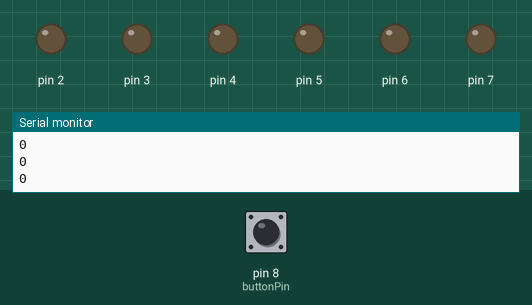
Bench run of a sketch on a simulated Arduino Uno, built with avr-gcc and run on an emulated ATmega328P. Shown: output pins drawn as LEDs (lit = HIGH), the last lines printed to the serial monitor. Dashed ring = blinking. Inputs (shaded band) come from the test bench; at power-on: pin 8 (buttonPin) LOW. Random numbers use the default seed unless the sketch sets one.

Above: at 1.2 s.
1.3 s: pin 8 (buttonPin) pulled HIGH for 0.15 s
At 1.7 s:
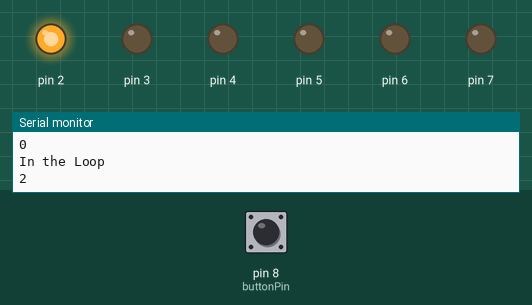
At 2.7 s:
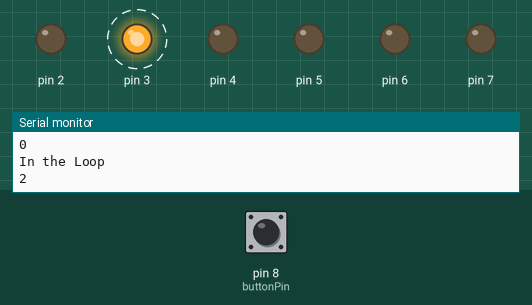
4.3 s: pin 8 (buttonPin) pulled HIGH for 3.2 s
At 13.7 s:
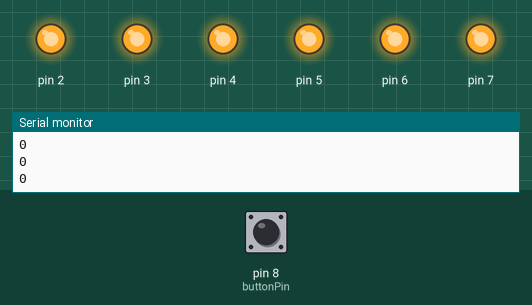
Timing chart, 0 to 15.2 s (numbered marks = the images above; inputs shaded):
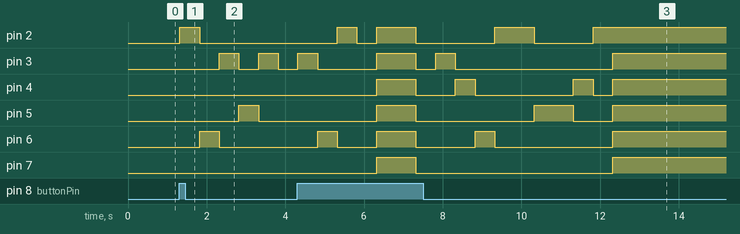

The sketch:

RandomDieCustom.ino
```cpp
const int buttonPin = 8;

void setup() {
  Serial.begin(9600);

  for(int i = 2; i < 8; i++) {
    pinMode(i, OUTPUT);
  }

  pinMode(buttonPin, INPUT);
}

void loop() {
  Serial.println(digitalRead(buttonPin));
  int button_state = digitalRead(buttonPin);

  if(digitalRead(buttonPin) == HIGH) {
      Serial.println("In the Loop");
     for(int i = 2; i < 8; i++) {
        digitalWrite(i, LOW);
      }

      int value = random(1, 7);
      Serial.println(value);

      for(int i = 0; i < 10; i++) {
        int led = random(1, 7);
        digitalWrite(led, HIGH);

        delay(500);

        digitalWrite(led, LOW);
      }

      for(int i = 2; i < 8; i++) {
        digitalWrite(i, HIGH);
      }

      delay(1000);
//
//      for(int i = 2; i < 8; i++) {
//        digitalWrite(i, LOW);
//      }
//
//      for(int i = 0; i < value; i++) {
//        digitalWrite(i + 2, HIGH);
//      }
  }

  button_state = 0;
}
```

Measured:
- after the input at 1.3 s, pin 2: LOW → HIGH at once, → LOW 0.50 s later; pin 3: alternates HIGH for 0.50 s and LOW for 0.50 s, starting after 1.0 s; pin 5: LOW → HIGH after 1.5 s, → LOW 0.50 s later; pin 6: LOW → HIGH after 0.52 s, → LOW 0.50 s later
